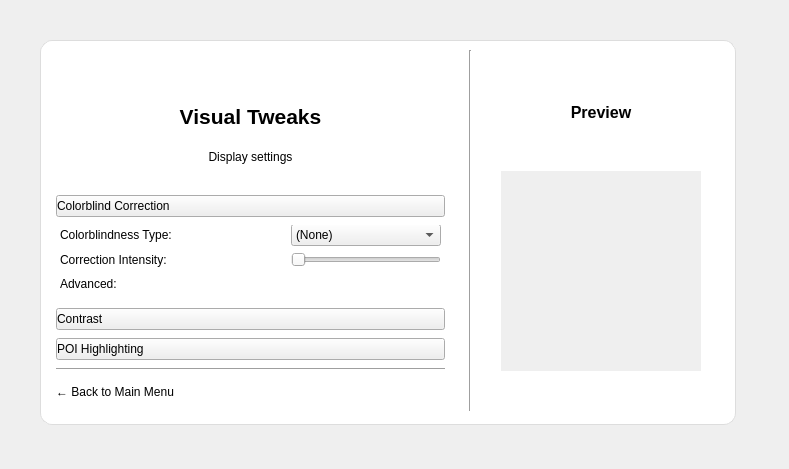
<?xml version="1.0" encoding="UTF-8"?>
<ui version="4.0">
 <class>visualMenu</class>
 <widget class="QWidget" name="visualMenu">
  <property name="geometry">
   <rect>
    <x>0</x>
    <y>0</y>
    <width>789</width>
    <height>469</height>
   </rect>
  </property>
  <property name="minimumSize">
   <size>
    <width>0</width>
    <height>0</height>
   </size>
  </property>
  <property name="windowTitle">
   <string>Form</string>
  </property>
  <widget class="QWidget" name="layoutWindow_2" native="true">
   <property name="geometry">
    <rect>
     <x>40</x>
     <y>40</y>
     <width>711</width>
     <height>401</height>
    </rect>
   </property>
   <layout class="QVBoxLayout" name="layoutWindow">
    <property name="rightMargin">
     <number>15</number>
    </property>
    <property name="bottomMargin">
     <number>16</number>
    </property>
    <item>
     <widget class="QFrame" name="frameCard">
      <property name="styleSheet">
       <string notr="true">#frameCard {
  background: white;
  border: 1px solid #ddd;
  border-radius: 12px;
}
</string>
      </property>
      <property name="frameShape">
       <enum>QFrame::StyledPanel</enum>
      </property>
      <property name="frameShadow">
       <enum>QFrame::Raised</enum>
      </property>
      <widget class="QWidget" name="verticalLayoutWidget_2">
       <property name="geometry">
        <rect>
         <x>0</x>
         <y>0</y>
         <width>421</width>
         <height>381</height>
        </rect>
       </property>
       <layout class="QVBoxLayout" name="layoutContent">
        <property name="spacing">
         <number>8</number>
        </property>
        <property name="leftMargin">
         <number>16</number>
        </property>
        <property name="topMargin">
         <number>16</number>
        </property>
        <property name="rightMargin">
         <number>16</number>
        </property>
        <property name="bottomMargin">
         <number>16</number>
        </property>
        <item alignment="Qt::AlignHCenter">
         <widget class="QLabel" name="iconLabel">
          <property name="minimumSize">
           <size>
            <width>40</width>
            <height>40</height>
           </size>
          </property>
          <property name="maximumSize">
           <size>
            <width>40</width>
            <height>40</height>
           </size>
          </property>
          <property name="styleSheet">
           <string notr="true"/>
          </property>
          <property name="text">
           <string/>
          </property>
          <property name="pixmap">
           <pixmap>:/icons/assets/icons/eye.png</pixmap>
          </property>
          <property name="scaledContents">
           <bool>true</bool>
          </property>
          <property name="alignment">
           <set>Qt::AlignCenter</set>
          </property>
         </widget>
        </item>
        <item>
         <widget class="QLabel" name="titleLabel">
          <property name="maximumSize">
           <size>
            <width>600</width>
            <height>40</height>
           </size>
          </property>
          <property name="font">
           <font>
            <pointsize>16</pointsize>
            <bold>true</bold>
           </font>
          </property>
          <property name="text">
           <string>Visual Tweaks</string>
          </property>
          <property name="alignment">
           <set>Qt::AlignHCenter|Qt::AlignTop</set>
          </property>
         </widget>
        </item>
        <item>
         <widget class="QLabel" name="subtitleLabel">
          <property name="maximumSize">
           <size>
            <width>16777215</width>
            <height>40</height>
           </size>
          </property>
          <property name="text">
           <string>Display settings</string>
          </property>
          <property name="alignment">
           <set>Qt::AlignHCenter|Qt::AlignTop</set>
          </property>
         </widget>
        </item>
        <item>
         <widget class="QPushButton" name="btnColorblind">
          <property name="minimumSize">
           <size>
            <width>389</width>
            <height>20</height>
           </size>
          </property>
          <property name="maximumSize">
           <size>
            <width>389</width>
            <height>16777215</height>
           </size>
          </property>
          <property name="styleSheet">
           <string notr="true">QPushButton{
text-align: left;
}
</string>
          </property>
          <property name="text">
           <string>Colorblind Correction</string>
          </property>
          <property name="flat">
           <bool>false</bool>
          </property>
         </widget>
        </item>
        <item>
         <widget class="QWidget" name="colorOptions" native="true">
          <property name="minimumSize">
           <size>
            <width>0</width>
            <height>75</height>
           </size>
          </property>
          <widget class="QWidget" name="gridLayoutWidget">
           <property name="geometry">
            <rect>
             <x>-1</x>
             <y>-1</y>
             <width>391</width>
             <height>71</height>
            </rect>
           </property>
           <layout class="QGridLayout" name="gridLayout">
            <property name="leftMargin">
             <number>5</number>
            </property>
            <property name="rightMargin">
             <number>5</number>
            </property>
            <item row="0" column="0">
             <widget class="QLabel" name="label">
              <property name="text">
               <string>Colorblindness Type:</string>
              </property>
             </widget>
            </item>
            <item row="0" column="1">
             <widget class="QComboBox" name="comboxColorBlindType">
              <item>
               <property name="text">
                <string>(None)</string>
               </property>
              </item>
              <item>
               <property name="text">
                <string>Protanomaly</string>
               </property>
              </item>
              <item>
               <property name="text">
                <string>Deuteranomaly</string>
               </property>
              </item>
              <item>
               <property name="text">
                <string>Tritanomaly</string>
               </property>
              </item>
             </widget>
            </item>
            <item row="1" column="0">
             <widget class="QLabel" name="label_2">
              <property name="text">
               <string>Correction Intensity:</string>
              </property>
             </widget>
            </item>
            <item row="1" column="1">
             <widget class="QSlider" name="slideColorBlindIntensity">
              <property name="maximumSize">
               <size>
                <width>150</width>
                <height>16777215</height>
               </size>
              </property>
              <property name="orientation">
               <enum>Qt::Horizontal</enum>
              </property>
             </widget>
            </item>
            <item row="2" column="0">
             <widget class="QLabel" name="label_4">
              <property name="text">
               <string>Advanced:</string>
              </property>
             </widget>
            </item>
           </layout>
          </widget>
         </widget>
        </item>
        <item>
         <widget class="QPushButton" name="btnContrast">
          <property name="styleSheet">
           <string notr="true">QPushButton{
text-align: left;
}

</string>
          </property>
          <property name="text">
           <string>Contrast</string>
          </property>
         </widget>
        </item>
        <item>
         <widget class="QPushButton" name="btnPOIHighlight">
          <property name="styleSheet">
           <string notr="true">QPushButton{
text-align: left;
}

</string>
          </property>
          <property name="text">
           <string>POI Highlighting</string>
          </property>
         </widget>
        </item>
        <item>
         <widget class="QFrame" name="frame">
          <property name="frameShape">
           <enum>QFrame::HLine</enum>
          </property>
          <property name="frameShadow">
           <enum>QFrame::Sunken</enum>
          </property>
         </widget>
        </item>
        <item alignment="Qt::AlignLeft">
         <widget class="QPushButton" name="btnBack">
          <property name="enabled">
           <bool>true</bool>
          </property>
          <property name="styleSheet">
           <string notr="true">#btnBack {
  border: none;
  background: transparent;
  text-align: left;
  padding: 6px 0px;
}
#btnBack:hover {
  text-decoration: underline;
}
</string>
          </property>
          <property name="text">
           <string>← Back to Main Menu</string>
          </property>
          <property name="autoDefault">
           <bool>false</bool>
          </property>
          <property name="flat">
           <bool>true</bool>
          </property>
         </widget>
        </item>
       </layout>
      </widget>
      <widget class="Line" name="line">
       <property name="geometry">
        <rect>
         <x>420</x>
         <y>10</y>
         <width>20</width>
         <height>361</height>
        </rect>
       </property>
       <property name="orientation">
        <enum>Qt::Vertical</enum>
       </property>
      </widget>
      <widget class="QWidget" name="verticalLayoutWidget">
       <property name="geometry">
        <rect>
         <x>420</x>
         <y>0</y>
         <width>271</width>
         <height>381</height>
        </rect>
       </property>
       <layout class="QVBoxLayout" name="layoutPreview">
        <property name="spacing">
         <number>1</number>
        </property>
        <property name="leftMargin">
         <number>16</number>
        </property>
        <property name="topMargin">
         <number>16</number>
        </property>
        <property name="rightMargin">
         <number>5</number>
        </property>
        <property name="bottomMargin">
         <number>50</number>
        </property>
        <item alignment="Qt::AlignVCenter">
         <widget class="QLabel" name="titleLabel_2">
          <property name="maximumSize">
           <size>
            <width>600</width>
            <height>40</height>
           </size>
          </property>
          <property name="font">
           <font>
            <pointsize>12</pointsize>
            <bold>true</bold>
           </font>
          </property>
          <property name="text">
           <string>Preview</string>
          </property>
          <property name="alignment">
           <set>Qt::AlignHCenter|Qt::AlignTop</set>
          </property>
         </widget>
        </item>
        <item alignment="Qt::AlignHCenter|Qt::AlignVCenter">
         <widget class="QWidget" name="grid" native="true">
          <property name="minimumSize">
           <size>
            <width>200</width>
            <height>200</height>
           </size>
          </property>
          <property name="maximumSize">
           <size>
            <width>200</width>
            <height>200</height>
           </size>
          </property>
          <property name="autoFillBackground">
           <bool>true</bool>
          </property>
          <widget class="QLabel" name="colorPreview">
           <property name="geometry">
            <rect>
             <x>0</x>
             <y>0</y>
             <width>201</width>
             <height>201</height>
            </rect>
           </property>
           <property name="text">
            <string/>
           </property>
           <property name="scaledContents">
            <bool>true</bool>
           </property>
          </widget>
         </widget>
        </item>
       </layout>
      </widget>
      <zorder>line</zorder>
      <zorder>verticalLayoutWidget_2</zorder>
      <zorder>verticalLayoutWidget</zorder>
     </widget>
    </item>
   </layout>
  </widget>
 </widget>
 <resources/>
 <connections/>
</ui>
